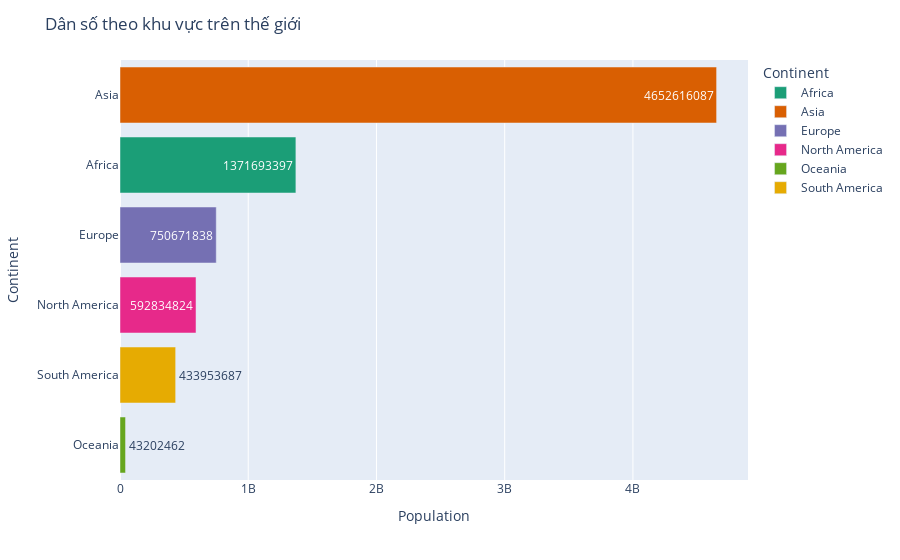

The cell this chart's notebook holds for it:
### Code cell
plot_bar(population_country, "Population", "Continent", "Dân số theo khu vực trên thế giới")

### Figure 1 — Plotly figure (JSON) as saved in the notebook; plotly's stock layout.template omitted (floating-point values rounded to 4 significant figures)
{"data": [{"alignmentgroup": "True", "hovertemplate": "Continent=%{y}<br>Population=%{text}<extra></extra>", "legendgroup": "Africa", "marker": {"color": "rgb(27,158,119)", "pattern": {"shape": ""}}, "name": "Africa", "offsetgroup": "Africa", "orientation": "h", "showlegend": true, "text": [1371693397], "textposition": "auto", "type": "bar", "x": [1371693397], "xaxis": "x", "y": ["Africa"], "yaxis": "y"}, {"alignmentgroup": "True", "hovertemplate": "Continent=%{y}<br>Population=%{text}<extra></extra>", "legendgroup": "Asia", "marker": {"color": "rgb(217,95,2)", "pattern": {"shape": ""}}, "name": "Asia", "offsetgroup": "Asia", "orientation": "h", "showlegend": true, "text": [4652616087], "textposition": "auto", "type": "bar", "x": [4652616087], "xaxis": "x", "y": ["Asia"], "yaxis": "y"}, {"alignmentgroup": "True", "hovertemplate": "Continent=%{y}<br>Population=%{text}<extra></extra>", "legendgroup": "Europe", "marker": {"color": "rgb(117,112,179)", "pattern": {"shape": ""}}, "name": "Europe", "offsetgroup": "Europe", "orientation": "h", "showlegend": true, "text": [750671838], "textposition": "auto", "type": "bar", "x": [750671838], "xaxis": "x", "y": ["Europe"], "yaxis": "y"}, {"alignmentgroup": "True", "hovertemplate": "Continent=%{y}<br>Population=%{text}<extra></extra>", "legendgroup": "North America", "marker": {"color": "rgb(231,41,138)", "pattern": {"shape": ""}}, "name": "North America", "offsetgroup": "North America", "orientation": "h", "showlegend": true, "text": [592834824], "textposition": "auto", "type": "bar", "x": [592834824], "xaxis": "x", "y": ["North America"], "yaxis": "y"}, {"alignmentgroup": "True", "hovertemplate": "Continent=%{y}<br>Population=%{text}<extra></extra>", "legendgroup": "Oceania", "marker": {"color": "rgb(102,166,30)", "pattern": {"shape": ""}}, "name": "Oceania", "offsetgroup": "Oceania", "orientation": "h", "showlegend": true, "text": [43202462], "textposition": "auto", "type": "bar", "x": [43202462], "xaxis": "x", "y": ["Oceania"], "yaxis": "y"}, {"alignmentgroup": "True", "hovertemplate": "Continent=%{y}<br>Population=%{text}<extra></extra>", "legendgroup": "South America", "marker": {"color": "rgb(230,171,2)", "pattern": {"shape": ""}}, "name": "South America", "offsetgroup": "South America", "orientation": "h", "showlegend": true, "text": [433953687], "textposition": "auto", "type": "bar", "x": [433953687], "xaxis": "x", "y": ["South America"], "yaxis": "y"}], "layout": {"autosize": true, "barmode": "relative", "legend": {"title": {"text": "Continent"}, "tracegroupgap": 0}, "margin": {"t": 60}, "title": {"text": "Dân số theo khu vực trên thế giới"}, "uniformtext": {"minsize": 8, "mode": "hide"}, "xaxis": {"anchor": "y", "autorange": true, "domain": [0, 1], "range": [0, 4897000000.0], "title": {"text": "Population"}, "type": "linear"}, "yaxis": {"anchor": "x", "autorange": true, "categoryarray": ["South America", "Oceania", "North America", "Europe", "Asia", "Africa"], "categoryorder": "total ascending", "domain": [0, 1], "range": [-0.5, 5.5], "title": {"text": "Continent"}, "type": "category"}}}
